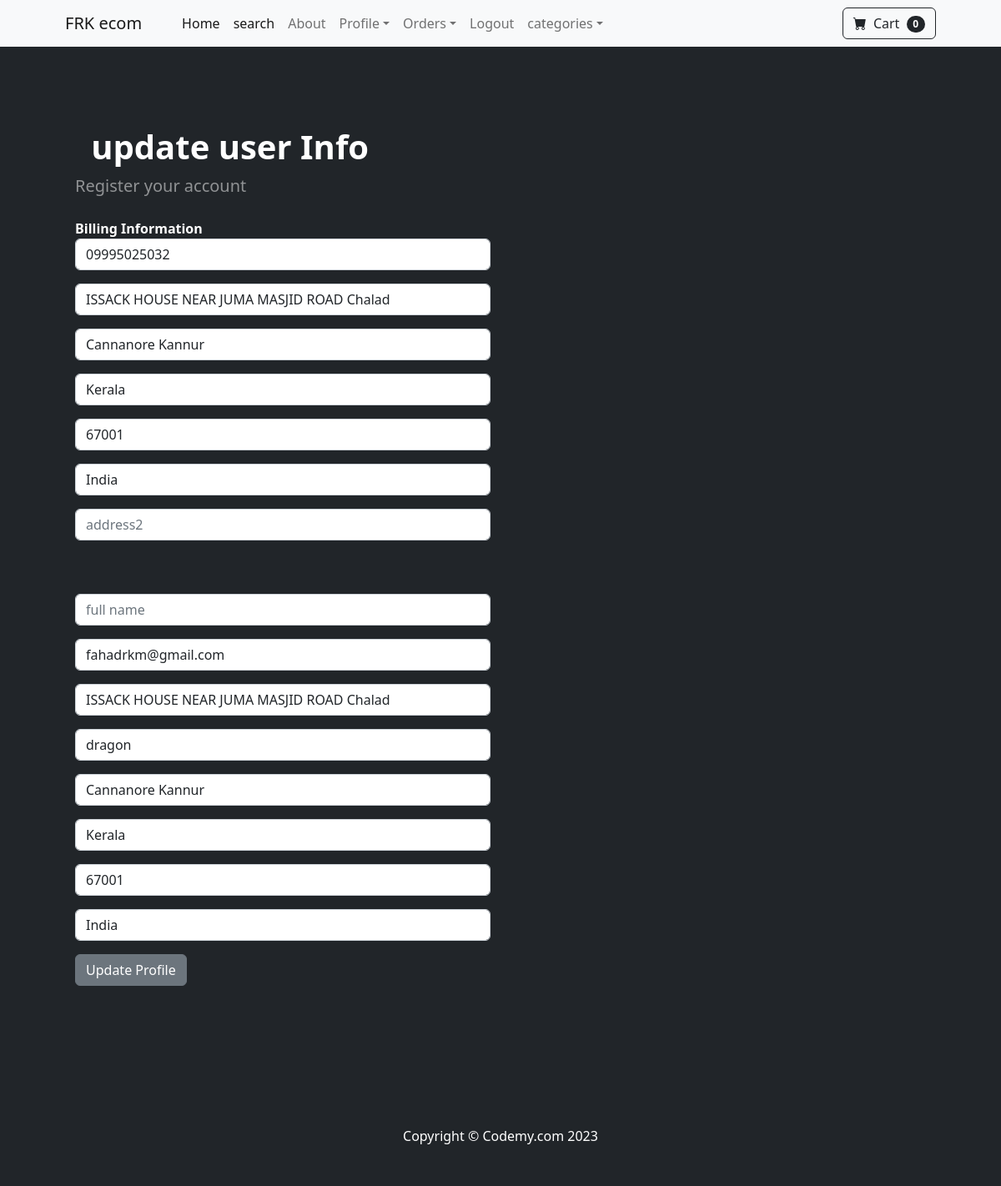
The page /update_info/ (signed in) on the database its author committed.
### store/models.py (models this page shows)
class Profile(models.Model):
    user = models.OneToOneField(User,on_delete=models.CASCADE)
    date_modified = models.DateTimeField(User,auto_now=True)
    phone = models.CharField(max_length=15,blank=True)
    address1 = models.CharField(max_length=200,blank=True)
    address2 = models.CharField(max_length=200,blank=True)
    city = models.CharField(max_length=200,blank=True)
    state = models.CharField(max_length=200,blank=True)
    pincode = models.CharField(max_length=200,blank=True)
    country = models.CharField(max_length=200,blank=True)
    old_cart= models.CharField(max_length=200,blank=True,null=True)

### payment/models.py (models this page shows, shortened)
class ShippingAddress(models.Model):
    user=models.ForeignKey(User,on_delete=models.CASCADE,null=True,blank=True)
    shipping_full_name=models.CharField(max_length=150)
    shipping_email=models.CharField(max_length=150)
    shipping_address1=models.CharField(max_length=150)
    shipping_address2=models.CharField(max_length=150,null=True,blank=True)
    shipping_city=models.CharField(max_length=150)
    shipping_state=models.CharField(max_length=150)
    shipping_pincode=models.CharField(max_length=150)
    shipping_country=models.CharField(max_length=150)
    class Meta:
        verbose_name_plural="shipping address"

### store/views.py (the view)
# urls.py: path('update_info/',views.update_info, name='update_info'),
def update_info(request):
	if request.user.is_authenticated:
		current_user = Profile.objects.get(user__id=request.user.id)
		shipping_user = ShippingAddress.objects.get(user__id=request.user.id)
		form = UserInfoForm(request.POST or None, instance=current_user)
		shipping_form = ShippingForm(request.POST or None, instance=shipping_user)
		if form.is_valid() or shipping_form.is_valid():
			form.save()
			shipping_form.save()
			messages.success(request, "Your Info Has Been Updated!!")
			return redirect('home')
		return render(request, "update_info.html", {'form':form, 'shipping_form':shipping_form})
	else:
		messages.success(request, "You Must Be Logged In To Access That Page!!")
		return redirect('home')

### store/forms.py
class UserInfoForm(forms.ModelForm):
	phone = forms.CharField(label='',widget=forms.TextInput(attrs={'class':'form-control','placeholder':'phone'}),required=False)
	address1 = forms.CharField(label='',widget=forms.TextInput(attrs={'class':'form-control','placeholder':'address1'}),required=False)
	address2 = forms.CharField(label='',widget=forms.TextInput(attrs={'class':'form-control','placeholder':'address2'}),required=False)
	city = forms.CharField(label='',widget=forms.TextInput(attrs={'class':'form-control','placeholder':'city'}),required=False)
	state = forms.CharField(label='',widget=forms.TextInput(attrs={'class':'form-control','placeholder':'state'}),required=False)
	pincode = forms.CharField(label='',widget=forms.TextInput(attrs={'class':'form-control','placeholder':'pincode'}),required=False)
	country = forms.CharField(label='',widget=forms.TextInput(attrs={'class':'form-control','placeholder':'country'}),required=False)
	class Meta:
		model= Profile
		fields=('phone','address1','city','state','pincode','country',)

### cart/cart.py (called while the page is built)
    def __len__(self):
        return len(self.cart)

### cart/context_processors.py (called while the page is built)
def cart(request):
	return {'cart': Cart(request)}

### store/templates/update_info.html (shortened to what this page needs)
{% extends 'base.html' %}
{% block content %}
 <header class="bg-dark py-5">
    <div class="container px-4 px-lg-5 my-5">
        <div class="text-left text-white">
            <h1 class="display-9 fw-bolder">&nbsp; &nbsp;update user Info</h1>
            <div class="container">
                <div class="row" >
                        <div class="col-6">
                            <p class="lead fw-normal text-white-50 mb-0">Register your account</p>
                            <br>
                            <strong>Billing Information</strong>
                            <br>
                            <form method="POST" action="{% url 'update_info' %}">
                                {{ form.as_p }}
                                <br/> <br>
                                {{ shipping_form.as_p }}
                                <button type="submit" class="btn btn-secondary">
                                    Update Profile
                                </button>
                            </form>
                            <br/>
                        </div>
                </div>
            </div>
        </div>
    </div>
</header>
{% endblock %}

### rows shown on the page
Profile: phone "09995025032", address1 "ISSACK HOUSE NEAR JUMA MASJID ROAD Chalad", city "Cannanore Kannur", state "Kerala", pincode "67001", country "India"
ShippingAddress: shipping_email "fahadrkm@gmail.com", shipping_address1 "ISSACK HOUSE NEAR JUMA MASJID ROAD Chalad", shipping_address2 "dragon", shipping_city "Cannanore Kannur", shipping_state "Kerala", shipping_pincode "67001", shipping_country "India"

### other values the page prints
{{ cart|length }} "0"
